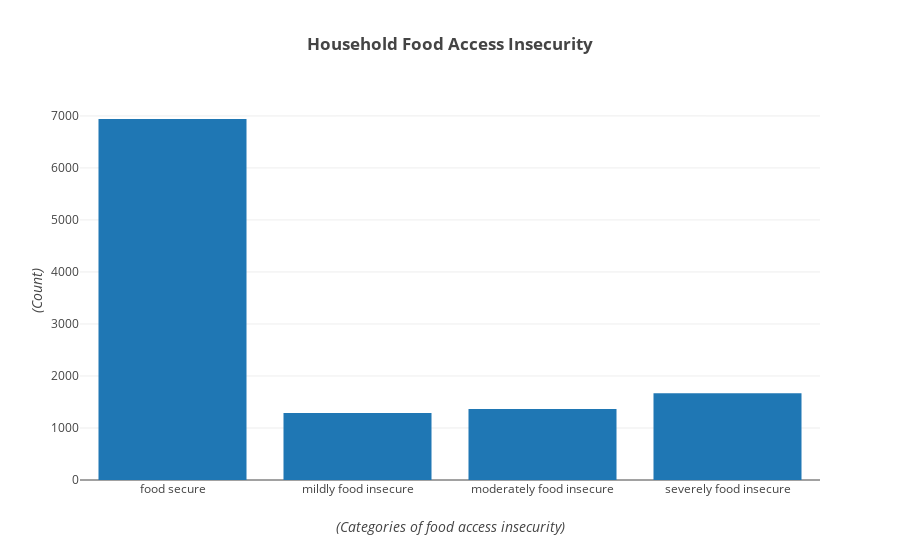

Notebook source saved alongside this figure:
### Code cell
layout = go.Layout(
    title='<b>Household Food Access Insecurity</b>',
    yaxis=dict(
        title='<i>(Count)</i>'
    ),
    xaxis=dict(
        title='<i>(Categories of food access insecurity)</i>'
    )
)
counts = food_insecurities['f_insecurities'].value_counts()

data = [go.Bar(
            x=['food secure', 'mildly food insecure', 'moderately food insecure', 'severely food insecure'],
            y=[counts.loc['food secure'], counts.loc['mildly food insecure'], 
               counts.loc['moderately food insecure'], counts.loc['severely food insecure']]
    )]

fig = go.Figure(data=data, layout=layout)
py.offline.iplot(fig, filename='chart-bar')

### Figure 1 — Plotly figure (JSON) as saved in the notebook; plotly's stock layout.template omitted (floating-point values rounded to 4 significant figures)
{"data": [{"type": "bar", "uid": "bed97043-8156-4445-8804-e477cf4f130f", "x": ["food secure", "mildly food insecure", "moderately food insecure", "severely food insecure"], "y": [6941, 1287, 1363, 1666]}], "layout": {"title": {"text": "<b>Household Food Access Insecurity</b>"}, "xaxis": {"title": {"text": "<i>(Categories of food access insecurity)</i>"}}, "yaxis": {"title": {"text": "<i>(Count)</i>"}}}}
